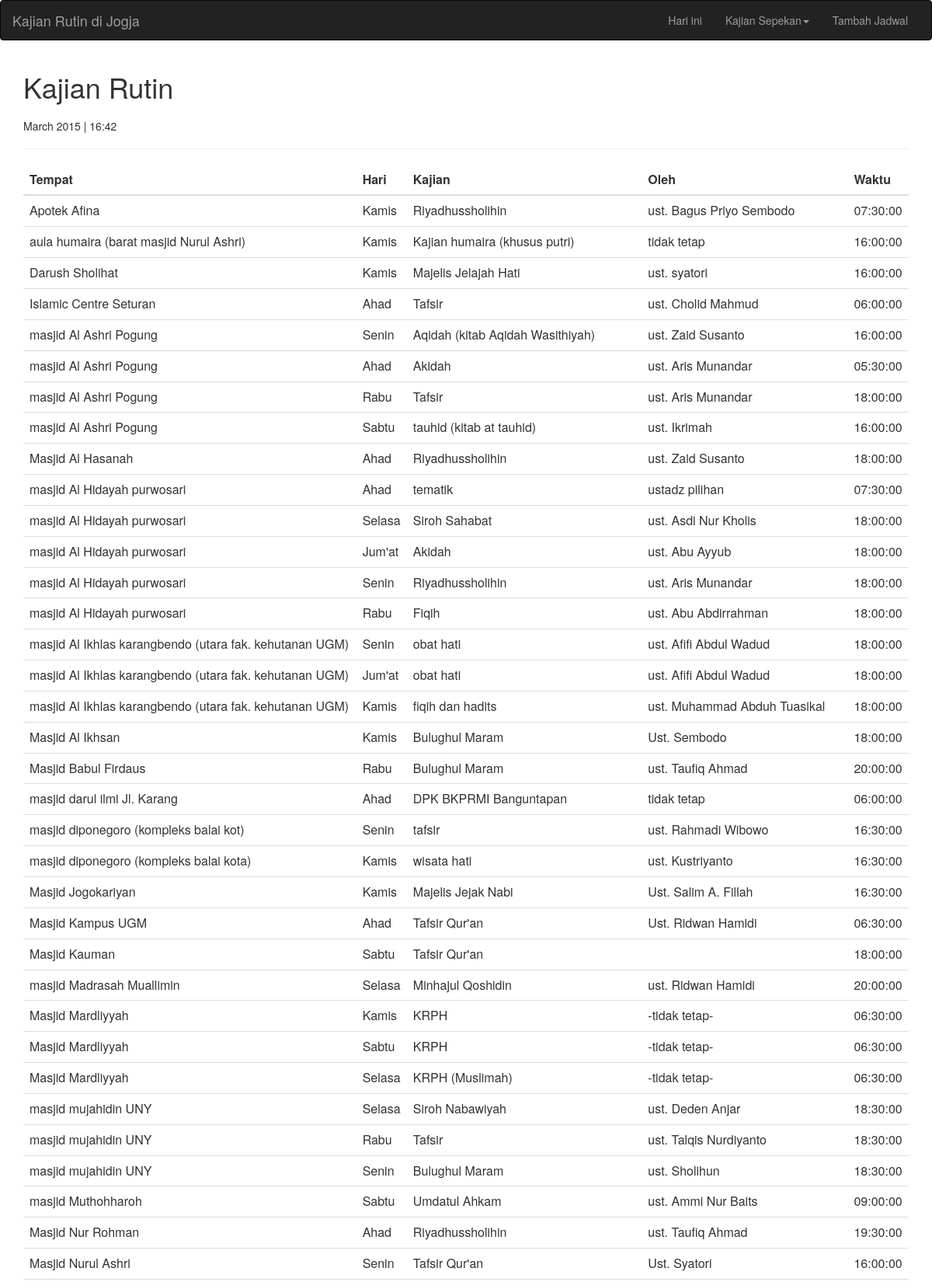
Page /pekan-tempat.php (upper part) on the committed database.
### tables this page shows
CREATE TABLE IF NOT EXISTS `dt_jadwal_kajian` (
  `id` int(11) NOT NULL AUTO_INCREMENT,
  `namaHari` varchar(8) NOT NULL,
  `urutan` int(11) NOT NULL,
  `kajian` varchar(100) NOT NULL,
  `pengisi` varchar(100) NOT NULL,
  `tempat` varchar(200) NOT NULL,
  `waktu` time NOT NULL,
  PRIMARY KEY (`id`)
);

### hariini.php (called while the page is built, shortened)
<?php
include "connect.php";
$today = getdate();
$indexHari = $today['wday'];
$bulan = $today['month'];
$tahun = $today['year'];
$jam = $today['hours'];
$menit = $today['minutes'];
$query = "SELECT `namaHari` FROM `dt_hari` WHERE `kodeHari` LIKE '$indexHari'";
$result = mysqli_query($conn,$query);
$namaHari = mysqli_fetch_assoc($result);
$namaHariIni = $namaHari["namaHari"];
$queryInfo = "SELECT * FROM `dt_jadwal_kajian` WHERE `namaHari` LIKE '$namaHariIni'  ORDER BY `waktu`";
$result2 = mysqli_query($conn, $queryInfo);
$jumlahBaris = mysqli_num_rows($result2);
?>

### pekan-tempat.php (the view, shortened to what this page needs)
<?
include "hariini.php";
include "header.php";
?>
		<div class="container">
			<div class="page-header">
				<h1>Kajian Rutin</h1>
				<p><?echo $bulan." ".$tahun." | ".$jam.":".$menit;?></p>
			</div>
			<table class="table">
			<thead>
				<tr>
					<th>Tempat</th>
					<th>Hari</th>
					<th>Kajian</th>
					<th>Oleh</th>
					<th>Waktu</th>
				</tr>
			</thead>
			<tbody>
<?php
$queryAll2 = "SELECT * FROM `dt_jadwal_kajian` ORDER BY `tempat`";
$result4 = mysqli_query($conn, $queryAll2);
if ($jumlahBaris>0){
	while($baris = mysqli_fetch_assoc($result4)){
			echo "<tr>";
			echo "<td>".$baris["tempat"]."</td>";
			if ($baris["namaHari"]=="Jumat")
			{
				$hariTulis = "Jum'at";
			}
			else
			{
				$hariTulis = $baris["namaHari"];
			}
			echo "<td>".$hariTulis."</td>";
			echo "<td>".$baris["kajian"]."</td>";
			echo "<td>".$baris["pengisi"]."</td>";
			echo "<td>".$baris["waktu"]."</td>";
			echo "</tr>";
		}
	echo "</tbody></table>";
	}
else{
		echo "<h3>Jadwal kajian rutin tidak ada</h3></div>";
}
?>
<?include "footer.php";?>

### rows in the picture
dt_jadwal_kajian: tempat "Apotek Afina", namaHari "Kamis", kajian "Riyadhussholihin", pengisi "ust. Bagus Priyo Sembodo", waktu "07:30:00"
dt_jadwal_kajian: tempat "aula humaira (barat masjid Nurul Ashri)", namaHari "Kamis", kajian "Kajian humaira (khusus putri)", pengisi "tidak tetap", waktu "16:00:00"
dt_jadwal_kajian: tempat "Darush Sholihat", namaHari "Kamis", kajian "Majelis Jelajah Hati", pengisi "ust. syatori", waktu "16:00:00"
dt_jadwal_kajian: tempat "Islamic Centre Seturan", namaHari "Ahad", kajian "Tafsir", pengisi "ust. Cholid Mahmud", waktu "06:00:00"
dt_jadwal_kajian: tempat "masjid Al Ashri Pogung", namaHari "Senin", kajian "Aqidah (kitab Aqidah Wasithiyah)", pengisi "ust. Zaid Susanto", waktu "16:00:00"
dt_jadwal_kajian: tempat "masjid Al Ashri Pogung", namaHari "Ahad", kajian "Akidah", pengisi "ust. Aris Munandar", waktu "05:30:00"
dt_jadwal_kajian: tempat "masjid Al Ashri Pogung", namaHari "Rabu", kajian "Tafsir", pengisi "ust. Aris Munandar", waktu "18:00:00"
dt_jadwal_kajian: tempat "masjid Al Ashri Pogung", namaHari "Sabtu", kajian "tauhid (kitab at tauhid)", pengisi "ust. Ikrimah", waktu "16:00:00"
dt_jadwal_kajian: tempat "Masjid Al Hasanah", namaHari "Ahad", kajian "Riyadhussholihin", pengisi "ust. Zaid Susanto", waktu "18:00:00"
dt_jadwal_kajian: tempat "masjid Al Hidayah purwosari", namaHari "Ahad", kajian "tematik", pengisi "ustadz pilihan", waktu "07:30:00"
dt_jadwal_kajian: tempat "masjid Al Hidayah purwosari", namaHari "Selasa", kajian "Siroh Sahabat", pengisi "ust. Asdi Nur Kholis", waktu "18:00:00"
dt_jadwal_kajian: tempat "masjid Al Hidayah purwosari", namaHari "Jum'at", kajian "Akidah", pengisi "ust. Abu Ayyub", waktu "18:00:00"
dt_jadwal_kajian: tempat "masjid Al Hidayah purwosari", namaHari "Senin", kajian "Riyadhussholihin", pengisi "ust. Aris Munandar", waktu "18:00:00"
dt_jadwal_kajian: tempat "masjid Al Hidayah purwosari", namaHari "Rabu", kajian "Fiqih", pengisi "ust. Abu Abdirrahman", waktu "18:00:00"
dt_jadwal_kajian: tempat "masjid Al Ikhlas karangbendo (utara fak. kehutanan UGM)", namaHari "Senin", kajian "obat hati", pengisi "ust. Afifi Abdul Wadud", waktu "18:00:00"
dt_jadwal_kajian: tempat "masjid Al Ikhlas karangbendo (utara fak. kehutanan UGM)", namaHari "Jum'at", kajian "obat hati", pengisi "ust. Afifi Abdul Wadud", waktu "18:00:00"
dt_jadwal_kajian: tempat "masjid Al Ikhlas karangbendo (utara fak. kehutanan UGM)", namaHari "Kamis", kajian "fiqih dan hadits", pengisi "ust. Muhammad Abduh Tuasikal", waktu "18:00:00"
dt_jadwal_kajian: tempat "Masjid Al Ikhsan", namaHari "Kamis", kajian "Bulughul Maram", pengisi "Ust. Sembodo", waktu "18:00:00"
dt_jadwal_kajian: tempat "Masjid Babul Firdaus", namaHari "Rabu", kajian "Bulughul Maram", pengisi "ust. Taufiq Ahmad", waktu "20:00:00"
dt_jadwal_kajian: tempat "masjid darul ilmi Jl. Karang", namaHari "Ahad", kajian "DPK BKPRMI Banguntapan", pengisi "tidak tetap", waktu "06:00:00"
dt_jadwal_kajian: tempat "masjid diponegoro (kompleks balai kot)", namaHari "Senin", kajian "tafsir", pengisi "ust. Rahmadi Wibowo", waktu "16:30:00"
dt_jadwal_kajian: tempat "masjid diponegoro (kompleks balai kota)", namaHari "Kamis", kajian "wisata hati", pengisi "ust. Kustriyanto", waktu "16:30:00"
dt_jadwal_kajian: tempat "Masjid Jogokariyan", namaHari "Kamis", kajian "Majelis Jejak Nabi", pengisi "Ust. Salim A. Fillah", waktu "16:30:00"
dt_jadwal_kajian: tempat "Masjid Kampus UGM", namaHari "Ahad", kajian "Tafsir Qur'an", pengisi "Ust. Ridwan Hamidi", waktu "06:30:00"
dt_jadwal_kajian: tempat "Masjid Kauman", namaHari "Sabtu", kajian "Tafsir Qur'an", waktu "18:00:00"
dt_jadwal_kajian: tempat "masjid Madrasah Muallimin", namaHari "Selasa", kajian "Minhajul Qoshidin", pengisi "ust. Ridwan Hamidi", waktu "20:00:00"
dt_jadwal_kajian: tempat "Masjid Mardliyyah", namaHari "Kamis", kajian "KRPH", pengisi "-tidak tetap-", waktu "06:30:00"
dt_jadwal_kajian: tempat "Masjid Mardliyyah", namaHari "Sabtu", kajian "KRPH", pengisi "-tidak tetap-", waktu "06:30:00"
dt_jadwal_kajian: tempat "Masjid Mardliyyah", namaHari "Selasa", kajian "KRPH (Muslimah)", pengisi "-tidak tetap-", waktu "06:30:00"
dt_jadwal_kajian: tempat "masjid mujahidin UNY", namaHari "Selasa", kajian "Siroh Nabawiyah", pengisi "ust. Deden Anjar", waktu "18:30:00"
dt_jadwal_kajian: tempat "masjid mujahidin UNY", namaHari "Rabu", kajian "Tafsir", pengisi "ust. Talqis Nurdiyanto", waktu "18:30:00"
dt_jadwal_kajian: tempat "masjid mujahidin UNY", namaHari "Senin", kajian "Bulughul Maram", pengisi "ust. Sholihun", waktu "18:30:00"
dt_jadwal_kajian: tempat "masjid Muthohharoh", namaHari "Sabtu", kajian "Umdatul Ahkam", pengisi "ust. Ammi Nur Baits", waktu "09:00:00"
dt_jadwal_kajian: tempat "Masjid Nur Rohman", namaHari "Ahad", kajian "Riyadhussholihin", pengisi "ust. Taufiq Ahmad", waktu "19:30:00"
dt_jadwal_kajian: tempat "Masjid Nurul Ashri", namaHari "Senin", kajian "Tafsir Qur'an", pengisi "Ust. Syatori", waktu "16:00:00"

### other values in the picture
$bulan "March"
$tahun "2015"
$jam "16"
$menit "42"
